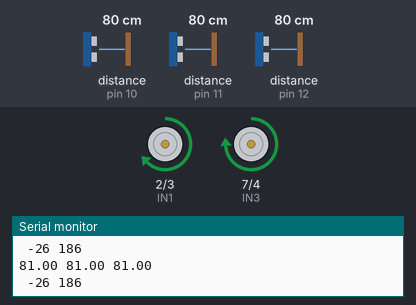
This sketch was run on a simulated Arduino Uno, built with avr-gcc and run on an emulated ATmega328P. Shown: motor-driver pin pairs drawn as motors (green arrow = first pin HIGH = forward, orange = second pin HIGH = backward, longer = more drive, scaled by the enable pin), the last lines printed to the serial monitor. The test bench sets the inputs (shaded band); at power-on: distance to the obstacle (sensors on pin 10, pin 11, pin 12) 80 cm.

Above: at 1.2 s.
1.3 s: distance to the obstacle (sensor on pin 10) set to 9 cm
At 2.2 s:
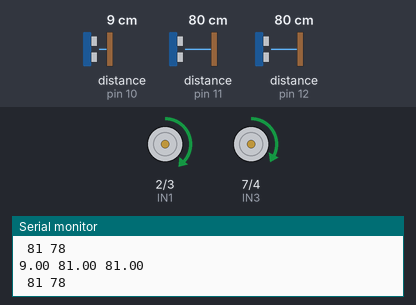
3.0 s: distance to the obstacle (sensor on pin 11) set to 12 cm
4.5 s: distance to the obstacle (sensor on pin 11) set to 9 cm
At 5.6 s:
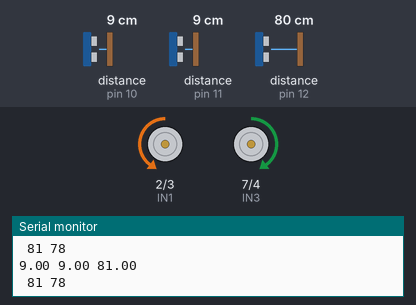
6.0 s: distance to the obstacle (sensor on pin 11) set to 18 cm
At 6.5 s:
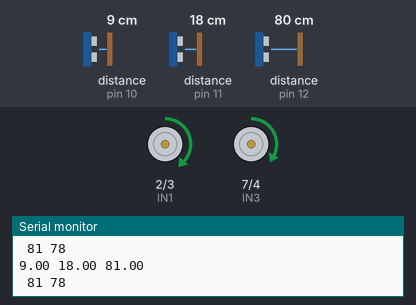
7.6 s: distance to the obstacle (sensor on pin 10) set to 35 cm
At 8.9 s:
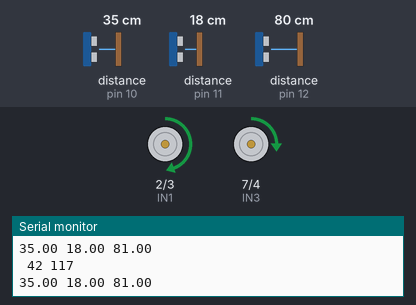
9.2 s: distance to the obstacle (sensor on pin 10) set to 120 cm
At 10.7 s:
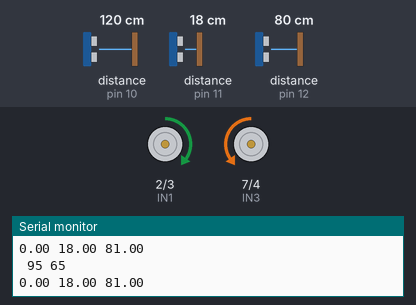
Timing chart, 0 to 11.8 s (numbered marks = the images above; inputs shaded):
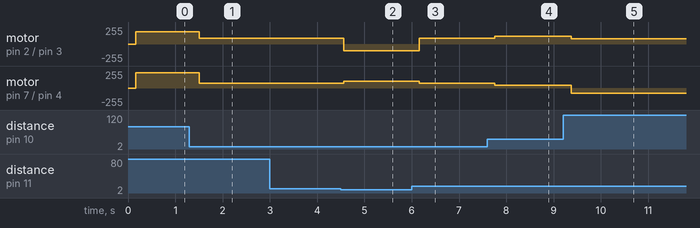

The sketch:

Wall_follower_PID.ino
```cpp
#include <PID_v1.h>
#include <NewPing.h>

#define ENA 6
#define IN1 2
#define IN2 3
#define IN3 7
#define IN4 4
#define ENB 5
#define ft_ult 8 //front ultrasonic trigger pin
#define lrt_ult 9 // left and right ultrasonic trigger pin
#define l_ult 10
#define f_ult 11
#define r_ult 12
#define LED 13
#define SDA A4
#define SCL A5
int pwm = 80;
float fRef = 10, rlRef = 10, ErrL = 0, ErrF = 0, ErrR = 0;
int lSpd = 0, rSpd = 0;
float left, right, front;

NewPing Lsonar(lrt_ult, l_ult, 100);
NewPing Fsonar(ft_ult, f_ult, 100);
NewPing Rsonar(lrt_ult, r_ult, 100);

void readUlt(){
  delay(50);
  left = Lsonar.ping_cm();
  delay(50);
  float dfront = Fsonar.ping_cm();
  delay(50);
  if(dfront != 0 ) front = dfront;
  right = Rsonar.ping_cm();
}

int motor(int speedL, int speedR){
  digitalWrite(IN1, HIGH);
  digitalWrite(IN2, LOW);
  analogWrite(ENA, speedR);
  digitalWrite(IN3, HIGH);
  digitalWrite(IN4, LOW);
  analogWrite(ENB, speedL);
}

int motor_rotateR(int speedL, int speedR){
  digitalWrite(IN1, HIGH);
  digitalWrite(IN2, LOW);
  analogWrite(ENA, speedR);
  digitalWrite(IN3, LOW);
  digitalWrite(IN4, HIGH);
  analogWrite(ENB, speedL);
}

int motor_rotateL(int speedL, int speedR){
  digitalWrite(IN1, LOW);
  digitalWrite(IN2, HIGH);
  analogWrite(ENA, speedR);
  digitalWrite(IN3, HIGH);
  digitalWrite(IN4, LOW);
  analogWrite(ENB, speedL);
}

void setup() {
  pinMode(IN1, OUTPUT);
  pinMode(IN2, OUTPUT);
  pinMode(IN3, OUTPUT);
  pinMode(IN4, OUTPUT);
  pinMode(ENA, OUTPUT);
  pinMode(ENB, OUTPUT);
  pinMode(ft_ult, OUTPUT);
  pinMode(lrt_ult, OUTPUT);
  pinMode(l_ult, INPUT);
  pinMode(f_ult, INPUT);
  pinMode(r_ult, INPUT);
  Serial.begin(9600);
}

void loop(){
  readUlt();
  ErrL = left - rlRef;
  float kpL = 1.5;
  float settingL = ErrL * kpL;
  lSpd = pwm - settingL;
  rSpd = pwm + settingL;
  if (lSpd < -200){
    lSpd = -200;
  }
  if (rSpd > 255){
    rSpd = 240;
  }
  // if (left > 30 && left == 2){
  //   motor(-pwm, pwm);
  // }
  if (front > 10){
    if (left > 10) {
      motor(lSpd, rSpd);
    }
    else if (left < 10 && left != 0){
      motor(lSpd-10, rSpd+10);
    }
    else if (left == 0 || right == 0){
      motor_rotateR(pwm, pwm);
    }
  }
  else {
    motor_rotateL(pwm+20, pwm+20);
    // else motor_rotateL(pwm, pwm);
  }
  Serial.print(left);
  Serial.print(" ");
  Serial.print(front);
  Serial.print(" ");
  Serial.println(right);
  Serial.print(" ");
  Serial.print(lSpd);
  Serial.print(" ");
  Serial.println(rSpd);
  // delay(50);
}
```

Measured:
- the behaviour switches between 11 and 10 cm on distance to the obstacle (sensor on pin 11) (found by bisection; images 1 and 2)
- after the input at 1.3 s, motor on pin 2 (IN1) / pin 3 (IN2): forward 186/255 → forward 88/255 after 0.20 s; motor on pin 7 (IN3) / pin 4 (IN4): forward 230/255 → forward 71/255 after 0.20 s
- after the input at 4.5 s, motor on pin 2 (IN1) / pin 3 (IN2): forward 88/255 → backward 100/255 after 0.07 s; motor on pin 7 (IN3) / pin 4 (IN4): forward 71/255 → forward 100/255 after 0.07 s
- after the input at 6.0 s, motor on pin 2 (IN1) / pin 3 (IN2): backward 100/255 → forward 88/255 after 0.16 s; motor on pin 7 (IN3) / pin 4 (IN4): forward 100/255 → forward 71/255 after 0.16 s
- after the input at 7.6 s, motor on pin 2 (IN1) / pin 3 (IN2): forward 88/255 → forward 117/255 after 0.16 s; motor on pin 7 (IN3) / pin 4 (IN4): forward 71/255 → forward 42/255 after 0.16 s
- after the input at 9.2 s, motor on pin 2 (IN1) / pin 3 (IN2): forward 117/255 → forward 80/255 after 0.18 s; motor on pin 7 (IN3) / pin 4 (IN4): forward 42/255 → backward 80/255 after 0.18 s
